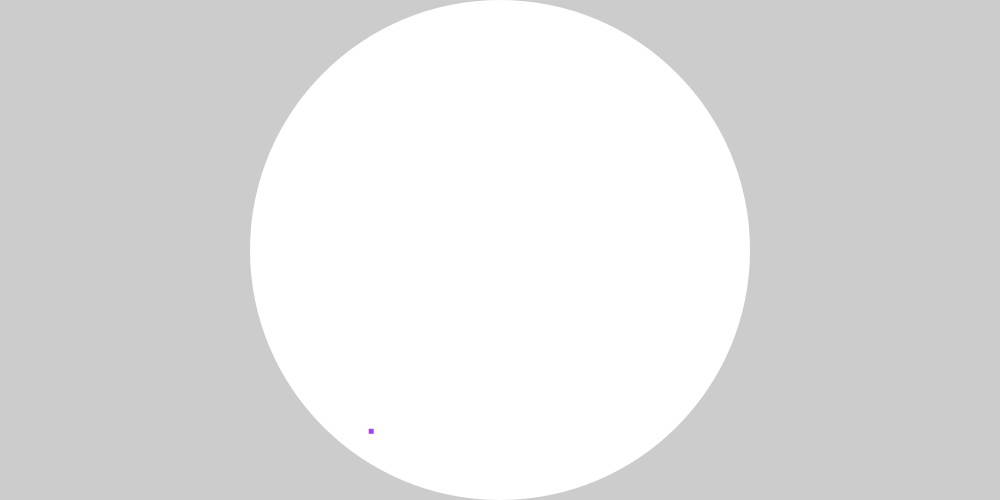
Frame 1 (no input)
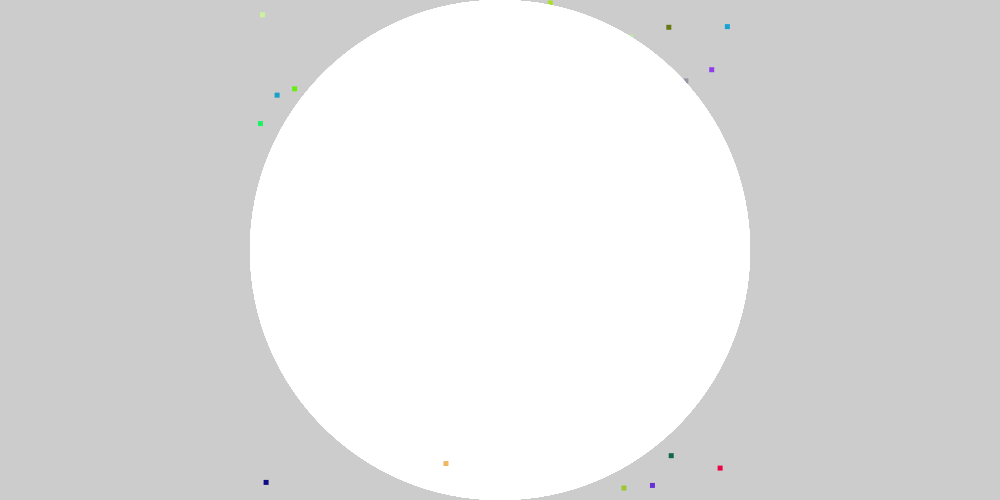
Frame 60 (the mouse pressed at the canvas centre just before this capture)
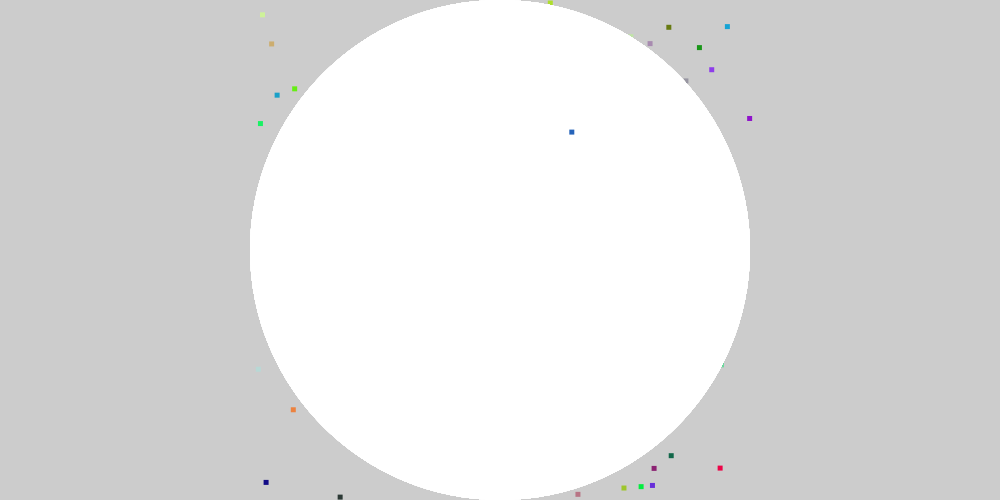
Frame 120 (the mouse held since frame 60 and released just before this capture)

The Processing sketch that drew these frames (run headless with seeded random() and noise(); from frame 60 on, the mouse is pressed at the canvas centre):

// Processing sketch: responsive_graphics
// ── responsive_graphics.pde
void setup()
{
  surface.setSize(1000,500);
  surface.setResizable(true);
  surface.setTitle("Resizable example"); 
}

void draw()
{
  //background(color(155,100,0));
  pushMatrix();
    translate(width/2,height/2);
    scale(min(width,height));
    noStroke();
    fill(255);
    //all values is within -1 to 1 from now 
    circle(0,0,1);
    fill(color(random(255),random(255),random(255)));
    rect(random(1)-0.5,random(1)-0.5,0.01,0.01);
  popMatrix();
}  
